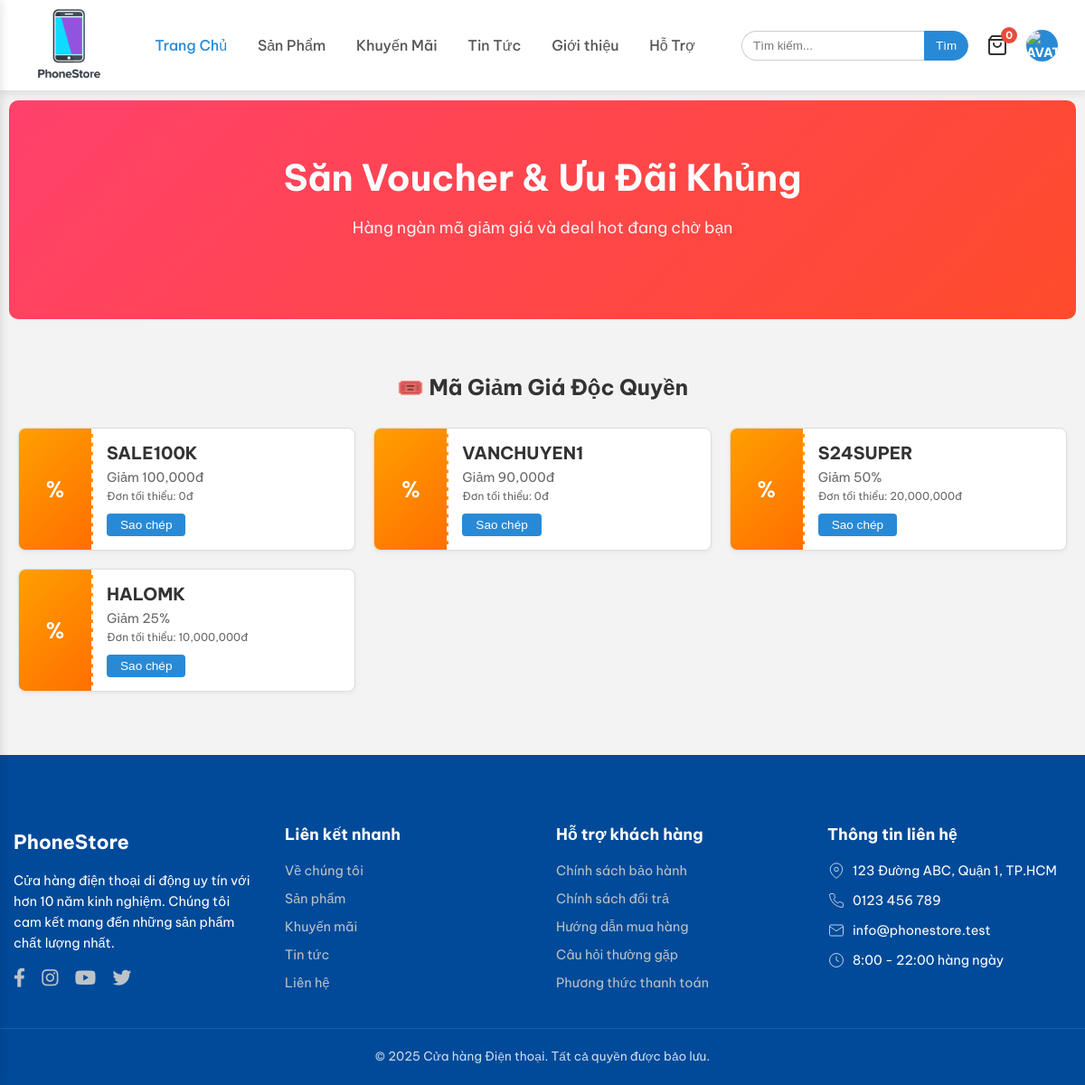
Page /public/page/promotions (signed in) on the committed database.
### tables this page shows
CREATE TABLE `vouchers` (
  `id` int(11) NOT NULL,
  `code` varchar(50) NOT NULL,
  `type` enum('fixed','percent') NOT NULL DEFAULT 'fixed',
  `value` decimal(10,0) NOT NULL,
  `min_order_value` decimal(10,0) DEFAULT 0,
  `start_date` datetime DEFAULT NULL,
  `end_date` datetime DEFAULT NULL,
  `usage_limit` int(11) DEFAULT 1,
  `usage_count` int(11) DEFAULT 0,
  `is_active` tinyint(1) NOT NULL DEFAULT 1
);

### app/Controllers/PageController.php (called while the page is built, shortened)
<?php
class PageController extends Controller
{
    private $productModel;
    private $voucherModel;
    public function __construct()
    {
        $this->productModel = $this->model('ProductModel');
        $this->voucherModel = $this->model('VoucherModel');
    }
    public function promotions()
    {
        $variants = $this->productModel->getOnSaleVariants();
        $vouchers = $this->voucherModel->getActiveVouchers();
        $data = [
            'title' => 'Săn Voucher & Khuyến Mãi',
            'variants' => $variants,
            'vouchers' => $vouchers
        ];
        $this->view('pages/promotions', $data);
    }
}

### app/core/App.php (called while the page is built, shortened)
<?php
class App
{
    protected $method = 'index';
    public function __construct()
    {
        $url = $this->parseUrl();
        if (isset($url[0])) {
            if (file_exists('../app/Controllers/' . ucfirst($url[0]) . 'Controller.php')) {
                unset($url[0]);
            } else {
                require_once '../app/Controllers/ErrorsController.php';
                $this->controller = 'ErrorsController';
            }
        }
        $this->controller = new $this->controller;
        if (isset($url[1])) {
            if (method_exists($this->controller, $url[1])) {
                $this->method = $url[1];
                unset($url[1]);
            }
        }
        $this->params = $url ? array_values($url) : [];
        call_user_func_array([$this->controller, $this->method], $this->params);
    }
    public function parseUrl()
    {
        if (isset($_GET['url'])) {
            $url = rtrim($_GET['url'], '/');
            $url = filter_var($url, FILTER_SANITIZE_URL);
            $url = explode('/', $url);
            return $url;
        }
        return [];
    }
}

### public/index.php (called while the page is built, shortened)
<?php
$app = new App();

### app/core/Database.php (called while the page is built, shortened)
<?php
class Database
{
    private $host = DB_HOST;
    private $user = DB_USER;
    private $pass = DB_PASS;
    private $dbname = DB_NAME;
    public $dbh;
    private $stmt;
    public function __construct()
    {
        $dsn = 'mysql:host=' . $this->host . ';dbname=' . $this->dbname;
        $options = [
            PDO::ATTR_PERSISTENT => true,
            PDO::ATTR_ERRMODE => PDO::ERRMODE_EXCEPTION,
            PDO::ATTR_DEFAULT_FETCH_MODE => PDO::FETCH_ASSOC,
            PDO::MYSQL_ATTR_INIT_COMMAND => 'SET NAMES utf8'
        ];
        try {
            $this->dbh = new PDO($dsn, $this->user, $this->pass, $options);
        } catch (PDOException $e) {
            $this->error = $e->getMessage();
            echo $this->error;
        }
    }
    public function query($sql)
    {
        $this->stmt = $this->dbh->prepare($sql);
    }
    public function execute()
    {
        return $this->stmt->execute();
    }
    public function resultSet()
    {
        $this->execute();
        return $this->stmt->fetchAll();
    }
}

### app/Models/VoucherModel.php (called while the page is built, shortened)
<?php
class VoucherModel
{
    private $db;
    public function __construct()
    {
        $this->db = new Database;
    }
    public function getActiveVouchers()
    {
        $this->db->query('SELECT * FROM vouchers
                          WHERE is_active = 1
                          AND (start_date IS NULL OR start_date <= NOW())
                          AND (end_date IS NULL OR end_date >= NOW())
                          AND (usage_limit = 0 OR usage_count < usage_limit)
                          ORDER BY value DESC');
        return $this->db->resultSet();
    }
}

### app/Views/pages/promotions.php (the view, shortened to what this page needs)
<div class="promo-header-banner">
    <h1>Săn Voucher & Ưu Đãi Khủng</h1>
    <p>Hàng ngàn mã giảm giá và deal hot đang chờ bạn</p>
</div>
<div class="container">
    <h2 class="section-title" style="text-align: center; margin-bottom: 30px;">🎟️ Mã Giảm Giá Độc Quyền</h2>
    <div class="voucher-grid">
        <?php if (empty($data['vouchers'])) : ?>
            <p style="text-align: center; width: 100%; color: #777;">Hiện tại chưa có mã giảm giá nào.</p>
        <?php else : ?>
            <?php foreach ($data['vouchers'] as $vc) : ?>
                <div class="voucher-ticket">
                    <div class="voucher-left">
                        <span class="voucher-icon">%</span>
                    </div>
                    <div class="voucher-right">
                        <div class="voucher-code"><?php echo htmlspecialchars($vc['code']); ?></div>
                        <div class="voucher-desc">
                            Giảm
                            <?php echo ($vc['type'] == 'percent') ? $vc['value'] . '%' : number_format($vc['value']) . 'đ'; ?>
                            <br>
                            <small>Đơn tối thiểu: <?php echo number_format($vc['min_order_value']); ?>đ</small>
                        </div>
                        <div class="voucher-action">
                            <button class="btn-copy-code" onclick="copyToClipboard('<?php echo $vc['code']; ?>')">Sao chép</button>
                        </div>
                    </div>
                </div>
            <?php endforeach; ?>
        <?php endif; ?>
    </div>
</div>

### public/css/style.css (style rules this page uses)
:root { --primary-color: #288ad6; --primary-dark: #1b6cb8; --text-color: #333; --bg-color: #f3f3f3; --white: #fff; --red: #d0021b; --orange: #ff9f00; --green: #28a745; --border-color: #e0e0e0; --shadow: 0 2px 10px rgba(0, 0, 0, 0.1); }
body { font-family: "Be Vietnam Pro", sans-serif; background-color: var(--bg-color); color: var(--text-color); margin: 0; padding: 0; }
.container { max-width: 1200px; margin: 0 auto; padding: 10px; }
.promo-header-banner { background: linear-gradient(135deg, #ff416c 0%, #ff4b2b 100%); color: var(--white); padding: 60px 30px; border-radius: 10px; text-align: center; margin-bottom: 30px; }
.promo-header-banner h1 { font-size: 2.5rem; margin: 0 0 10px 0; }
.promo-header-banner p { font-size: 1.1rem; margin-bottom: 30px; opacity: 0.9; }

### app/Views/pages/promotions.php (style rules this page uses)
.voucher-grid { display: grid; grid-template-columns: repeat(auto-fill, minmax(300px, 1fr)); gap: 20px; }
.voucher-ticket { display: flex; background: #fff; border: 1px solid #ddd; border-radius: 8px; overflow: hidden; box-shadow: 0 2px 5px rgba(0, 0, 0, 0.05); transition: 0.3s; }
.voucher-left { width: 80px; background: linear-gradient(135deg, #ff9f00 0%, #ff6f00 100%); display: flex; align-items: center; justify-content: center; color: #fff; font-size: 24px; font-weight: bold; border-right: 2px dashed #fff; position: relative; }
.voucher-right { flex: 1; padding: 15px; display: flex; flex-direction: column; justify-content: center; }
.voucher-code { font-size: 1.2rem; font-weight: bold; color: #333; margin-bottom: 5px; }
.voucher-desc { font-size: 0.9rem; color: #666; margin-bottom: 10px; line-height: 1.4; }
.btn-copy-code { background: #288ad6; color: #fff; border: none; padding: 5px 15px; border-radius: 4px; cursor: pointer; font-size: 0.85rem; width: fit-content; }

### rows in the picture
vouchers: code "SALE100K", value "100,000", min_order_value "0"
vouchers: code "VANCHUYEN1", value "90,000", min_order_value "0"
vouchers: code "S24SUPER", value "50", min_order_value "20,000,000"
vouchers: code "HALOMK", value "25", min_order_value "10,000,000"

### other values in the picture
$cart_total_quantity "0"
SITENAME "Cửa hàng Điện thoại"
